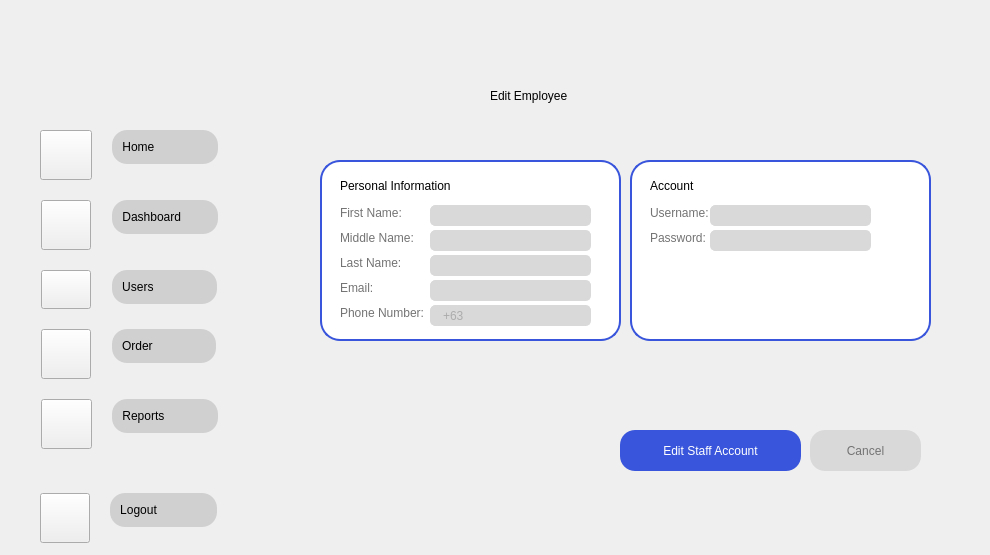
    <widget class="QWidget" name="EditStaff">
     <property name="styleSheet">
      <string notr="true">#EditStaff{
border-image: url(&quot;:/images/4.png&quot;) 0 0 0 0 stretch stretch;
background-repeat: (no-repeat);
backkground-position: (fixed);

}
#QLabel{
font-family: &quot;Fredoka&quot;;
font-size: 20px;
}</string>
     </property>
     <widget class="QLabel" name="PI_6">
      <property name="geometry">
       <rect>
        <x>650</x>
        <y>170</y>
        <width>181</width>
        <height>31</height>
       </rect>
      </property>
      <property name="text">
       <string>Account</string>
      </property>
     </widget>
     <widget class="QLineEdit" name="lineEdit_17">
      <property name="geometry">
       <rect>
        <x>430</x>
        <y>280</y>
        <width>161</width>
        <height>21</height>
       </rect>
      </property>
      <property name="styleSheet">
       <string notr="true">QLineEdit {
    background-color: #d9d9d9; /* Light gray background color */
	color:   gray;
    border: 1px solid #d9d9d9; /* Subtle border */
    border-radius: 5px; /* Adjust this value for desired roundness */
    padding-left: 10px; /* Important: Add padding to make space for the icon */
    padding-right: 10px; /* Optional: Add some padding on the right side */
}</string>
      </property>
      <property name="maxLength">
       <number>32</number>
      </property>
     </widget>
     <widget class="QWidget" name="verticalLayoutWidget_24">
      <property name="geometry">
       <rect>
        <x>30</x>
        <y>130</y>
        <width>241</width>
        <height>323</height>
       </rect>
      </property>
      <layout class="QVBoxLayout" name="verticalLayout_82">
       <property name="spacing">
        <number>1</number>
       </property>
       <property name="sizeConstraint">
        <enum>QLayout::SetFixedSize</enum>
       </property>
       <item>
        <layout class="QFormLayout" name="formLayout_26">
         <property name="sizeConstraint">
          <enum>QLayout::SetDefaultConstraint</enum>
         </property>
         <property name="fieldGrowthPolicy">
          <enum>QFormLayout::FieldsStayAtSizeHint</enum>
         </property>
         <property name="rowWrapPolicy">
          <enum>QFormLayout::WrapLongRows</enum>
         </property>
         <property name="labelAlignment">
          <set>Qt::AlignCenter</set>
         </property>
         <property name="formAlignment">
          <set>Qt::AlignLeading|Qt::AlignLeft|Qt::AlignVCenter</set>
         </property>
         <property name="horizontalSpacing">
          <number>20</number>
         </property>
         <property name="verticalSpacing">
          <number>20</number>
         </property>
         <property name="leftMargin">
          <number>10</number>
         </property>
         <property name="topMargin">
          <number>0</number>
         </property>
         <property name="bottomMargin">
          <number>0</number>
         </property>
         <item row="0" column="0">
          <widget class="QPushButton" name="h2_9">
           <property name="styleSheet">
            <string notr="true">QPushButton{
border-image: url(&quot;:/Icons/Home.png&quot;) 0 0 0 0 stretch stretch;
background-repeat: no-repeat;
 width: 44px;
    height: 42px;

}</string>
           </property>
           <property name="text">
            <string/>
           </property>
          </widget>
         </item>
         <item row="0" column="1">
          <layout class="QVBoxLayout" name="verticalLayout_83">
           <item>
            <widget class="QPushButton" name="Homebut_10">
             <property name="styleSheet">
              <string notr="true">QPushButton {
            background-color: #D0D0D0;
			border-style: outset;
			 padding: 10px;
            border-radius: 15px; /* Adjust this value for desired roundness */
            border-color: #D0D0D0; /* Example border color */
				
}

QPushButton:hover {
    background-color: #D9d9d9; /* Color when the mouse hovers over it */
	padding: 10px;
            border-radius: 15px; /* Adjust this value for desired roundness */
}
QPushButton:pressed {
    background-color: #797979; /* Color when the button is clicked down */
	padding: 10px;
            border-radius: 15px; /* Adjust this value for desired roundness */
}</string>
             </property>
             <property name="text">
              <string>Home                </string>
             </property>
             <property name="shortcut">
              <string/>
             </property>
             <property name="autoDefault">
              <bool>false</bool>
             </property>
             <property name="default">
              <bool>false</bool>
             </property>
             <property name="flat">
              <bool>true</bool>
             </property>
            </widget>
           </item>
          </layout>
         </item>
         <item row="1" column="0">
          <widget class="QPushButton" name="db2_9">
           <property name="styleSheet">
            <string notr="true">QPushButton{
border-image: url(&quot;:/Icons/DashB.png&quot;) 0 0 0 0 stretch stretch;
background-repeat: no-repeat;
 width: 42px;
    height: 42px;

}</string>
           </property>
           <property name="text">
            <string/>
           </property>
          </widget>
         </item>
         <item row="1" column="1">
          <layout class="QVBoxLayout" name="verticalLayout_84">
           <item>
            <widget class="QPushButton" name="Dashbut_10">
             <property name="styleSheet">
              <string notr="true">QPushButton {
            background-color: #D0D0D0;
			border-style: outset;
			 padding: 10px;
            border-radius: 15px; /* Adjust this value for desired roundness */
            border-color: #D0D0D0; /* Example border color */
				
}

QPushButton:hover {
    background-color: #D9d9d9; /* Color when the mouse hovers over it */
	padding: 10px;
            border-radius: 15px; /* Adjust this value for desired roundness */
}
QPushButton:pressed {
    background-color: #797979; /* Color when the button is clicked down */
	padding: 10px;
            border-radius: 15px; /* Adjust this value for desired roundness */
}</string>
             </property>
             <property name="text">
              <string>Dashboard        </string>
             </property>
             <property name="autoDefault">
              <bool>false</bool>
             </property>
             <property name="default">
              <bool>false</bool>
             </property>
             <property name="flat">
              <bool>false</bool>
             </property>
            </widget>
           </item>
          </layout>
         </item>
         <item row="2" column="0">
          <widget class="QPushButton" name="u2_9">
           <property name="styleSheet">
            <string notr="true">QPushButton{
border-image: url(&quot;:/Icons/User.png&quot;) 0 0 0 0 stretch stretch;
background-repeat: no-repeat;
 width: 42px;
    height: 31px;

}</string>
           </property>
           <property name="text">
            <string/>
           </property>
          </widget>
         </item>
         <item row="2" column="1">
          <layout class="QVBoxLayout" name="verticalLayout_93">
           <item>
            <widget class="QPushButton" name="Userbut_10">
             <property name="styleSheet">
              <string notr="true">QPushButton {
            background-color: #D0D0D0;
			border-style: outset;
			 padding: 10px;
            border-radius: 15px; /* Adjust this value for desired roundness */
            border-color: #D0D0D0; /* Example border color */
				
}

QPushButton:hover {
    background-color: #D9d9d9; /* Color when the mouse hovers over it */
	padding: 10px;
            border-radius: 15px; /* Adjust this value for desired roundness */
}
QPushButton:pressed {
    background-color: #797979; /* Color when the button is clicked down */
	padding: 10px;
            border-radius: 15px; /* Adjust this value for desired roundness */
}</string>
             </property>
             <property name="text">
              <string>Users                </string>
             </property>
             <property name="autoDefault">
              <bool>false</bool>
             </property>
             <property name="default">
              <bool>false</bool>
             </property>
             <property name="flat">
              <bool>false</bool>
             </property>
            </widget>
           </item>
          </layout>
         </item>
         <item row="4" column="0">
          <widget class="QPushButton" name="r2_9">
           <property name="styleSheet">
            <string notr="true">QPushButton{
border-image: url(&quot;:/Icons/Transa.png&quot;) 0 0 0 0 stretch stretch;
background-repeat: no-repeat;
 width: 43px;
    height: 42px;

}</string>
           </property>
           <property name="text">
            <string/>
           </property>
          </widget>
         </item>
         <item row="4" column="1">
          <layout class="QVBoxLayout" name="verticalLayout_94">
           <item>
            <widget class="QPushButton" name="Reportbut_10">
             <property name="styleSheet">
              <string notr="true">QPushButton {
            background-color: #D0D0D0;
			border-style: outset;
			 padding: 10px;
            border-radius: 15px; /* Adjust this value for desired roundness */
            border-color: #D0D0D0; /* Example border color */
				
}

QPushButton:hover {
    background-color: #D9d9d9; /* Color when the mouse hovers over it */
	padding: 10px;
            border-radius: 15px; /* Adjust this value for desired roundness */
}
QPushButton:pressed {
    background-color: #797979; /* Color when the button is clicked down */
	padding: 10px;
            border-radius: 15px; /* Adjust this value for desired roundness */
}</string>
             </property>
             <property name="text">
              <string>Reports             </string>
             </property>
             <property name="autoDefault">
              <bool>false</bool>
             </property>
             <property name="default">
              <bool>false</bool>
             </property>
             <property name="flat">
              <bool>false</bool>
             </property>
            </widget>
           </item>
          </layout>
         </item>
         <item row="3" column="1">
          <layout class="QVBoxLayout" name="verticalLayout_95">
           <item>
            <widget class="QPushButton" name="Orderbut_10">
             <property name="styleSheet">
              <string notr="true">QPushButton {
            background-color: #D0D0D0;
			border-style: outset;
			 padding: 10px;
            border-radius: 15px; /* Adjust this value for desired roundness */
            border-color: #D0D0D0; /* Example border color */
				
}

QPushButton:hover {
    background-color: #D9d9d9; /* Color when the mouse hovers over it */
	padding: 10px;
            border-radius: 15px; /* Adjust this value for desired roundness */
}
QPushButton:pressed {
    background-color: #797979; /* Color when the button is clicked down */
	padding: 10px;
            border-radius: 15px; /* Adjust this value for desired roundness */
}</string>
             </property>
             <property name="text">
              <string>Order                </string>
             </property>
             <property name="autoDefault">
              <bool>false</bool>
             </property>
             <property name="default">
              <bool>false</bool>
             </property>
             <property name="flat">
              <bool>false</bool>
             </property>
            </widget>
           </item>
          </layout>
         </item>
         <item row="3" column="0">
          <widget class="QPushButton" name="o2_9">
           <property name="styleSheet">
            <string notr="true">QPushButton{
border-image: url(&quot;:/Icons/Ordernowbg.png&quot;) 0 0 0 0 stretch stretch;
background-repeat: no-repeat;
 width: 42px;
    height: 42px;

}</string>
           </property>
           <property name="text">
            <string/>
           </property>
           <property name="autoRepeat">
            <bool>false</bool>
           </property>
           <property name="flat">
            <bool>false</bool>
           </property>
          </widget>
         </item>
        </layout>
       </item>
      </layout>
     </widget>
     <widget class="QPushButton" name="crt_btn_6">
      <property name="geometry">
       <rect>
        <x>810</x>
        <y>430</y>
        <width>111</width>
        <height>41</height>
       </rect>
      </property>
      <property name="styleSheet">
       <string notr="true">QPushButton {
            background-color: #d9d9d9; /* Example background color */
            color: #737373; /* Example text color */
            border-radius: 15px; /* Adjust this value for desired roundness */
}
QPushButton:hover {
    background-color: #9c9b9b; /* Color when the mouse hovers over it */

}
QPushButton:pressed {
    background-color: #FFFFFF; /* Color when the button is clicked down */
	color: #9c9b9b;
	border-style: outset;
	border-width: 3px;
    border-radius: 15px; /* Adjust this value for desired roundness */
    border-color: #9c9b9b;
}</string>
      </property>
      <property name="text">
       <string>Cancel</string>
      </property>
     </widget>
     <widget class="QLabel" name="label_64">
      <property name="geometry">
       <rect>
        <x>650</x>
        <y>205</y>
        <width>101</width>
        <height>16</height>
       </rect>
      </property>
      <property name="text">
       <string>&lt;html&gt;&lt;head/&gt;&lt;body&gt;&lt;p&gt;&lt;span style=&quot; color:#737373;&quot;&gt;Username:&lt;/span&gt;&lt;/p&gt;&lt;/body&gt;&lt;/html&gt;</string>
      </property>
      <property name="alignment">
       <set>Qt::AlignLeading|Qt::AlignLeft|Qt::AlignVCenter</set>
      </property>
     </widget>
     <widget class="QLabel" name="label_63">
      <property name="geometry">
       <rect>
        <x>340</x>
        <y>230</y>
        <width>91</width>
        <height>16</height>
       </rect>
      </property>
      <property name="text">
       <string>&lt;html&gt;&lt;head/&gt;&lt;body&gt;&lt;p&gt;&lt;span style=&quot; color:#737373;&quot;&gt;Middle Name:&lt;/span&gt;&lt;/p&gt;&lt;/body&gt;&lt;/html&gt;</string>
      </property>
     </widget>
     <widget class="QLabel" name="fr_12">
      <property name="geometry">
       <rect>
        <x>630</x>
        <y>160</y>
        <width>301</width>
        <height>181</height>
       </rect>
      </property>
      <property name="styleSheet">
       <string notr="true">   QLabel {
       background-color: white;
       border: 2px solid #3855DB;
       border-radius: 20px;
   }</string>
      </property>
      <property name="text">
       <string/>
      </property>
     </widget>
     <widget class="QLineEdit" name="lineEdit_20">
      <property name="geometry">
       <rect>
        <x>430</x>
        <y>205</y>
        <width>161</width>
        <height>21</height>
       </rect>
      </property>
      <property name="styleSheet">
       <string notr="true">QLineEdit {
    background-color: #d9d9d9; /* Light gray background color */
	color:   gray;
    border: 1px solid #d9d9d9; /* Subtle border */
    border-radius: 5px; /* Adjust this value for desired roundness */
    padding-left: 10px; /* Important: Add padding to make space for the icon */
    padding-right: 10px; /* Optional: Add some padding on the right side */
}</string>
      </property>
      <property name="maxLength">
       <number>16</number>
      </property>
     </widget>
     <widget class="QLabel" name="label_58">
      <property name="geometry">
       <rect>
        <x>340</x>
        <y>280</y>
        <width>91</width>
        <height>16</height>
       </rect>
      </property>
      <property name="text">
       <string>&lt;html&gt;&lt;head/&gt;&lt;body&gt;&lt;p&gt;&lt;span style=&quot; color:#737373;&quot;&gt;Email:&lt;/span&gt;&lt;/p&gt;&lt;/body&gt;&lt;/html&gt;</string>
      </property>
     </widget>
     <widget class="QLabel" name="ok_9">
      <property name="geometry">
       <rect>
        <x>490</x>
        <y>60</y>
        <width>491</width>
        <height>71</height>
       </rect>
      </property>
      <property name="text">
       <string>Edit Employee</string>
      </property>
     </widget>
     <widget class="QLabel" name="fr_11">
      <property name="geometry">
       <rect>
        <x>320</x>
        <y>160</y>
        <width>301</width>
        <height>181</height>
       </rect>
      </property>
      <property name="styleSheet">
       <string notr="true">   QLabel {
       background-color: white;
       border: 2px solid #3855DB;
       border-radius: 20px;
   }</string>
      </property>
      <property name="text">
       <string/>
      </property>
     </widget>
     <widget class="QLineEdit" name="lineEdit_22">
      <property name="geometry">
       <rect>
        <x>430</x>
        <y>305</y>
        <width>161</width>
        <height>21</height>
       </rect>
      </property>
      <property name="styleSheet">
       <string notr="true">QLineEdit {
    background-color: #d9d9d9; /* Light gray background color */
	color:   gray;
    border: 1px solid #d9d9d9; /* Subtle border */
    border-radius: 5px; /* Adjust this value for desired roundness */
    padding-left: 10px; /* Important: Add padding to make space for the icon */
    padding-right: 10px; /* Optional: Add some padding on the right side */
}</string>
      </property>
      <property name="maxLength">
       <number>11</number>
      </property>
      <property name="placeholderText">
       <string>+63</string>
      </property>
     </widget>
     <widget class="QLabel" name="label_59">
      <property name="geometry">
       <rect>
        <x>340</x>
        <y>205</y>
        <width>91</width>
        <height>16</height>
       </rect>
      </property>
      <property name="text">
       <string>&lt;html&gt;&lt;head/&gt;&lt;body&gt;&lt;p&gt;&lt;span style=&quot; color:#737373;&quot;&gt;First Name:&lt;/span&gt;&lt;/p&gt;&lt;/body&gt;&lt;/html&gt;</string>
      </property>
     </widget>
     <widget class="QLabel" name="PI_5">
      <property name="geometry">
       <rect>
        <x>340</x>
        <y>175</y>
        <width>181</width>
        <height>21</height>
       </rect>
      </property>
      <property name="text">
       <string>Personal Information</string>
      </property>
     </widget>
     <widget class="QLabel" name="label_62">
      <property name="geometry">
       <rect>
        <x>340</x>
        <y>255</y>
        <width>91</width>
        <height>16</height>
       </rect>
      </property>
      <property name="text">
       <string>&lt;html&gt;&lt;head/&gt;&lt;body&gt;&lt;p&gt;&lt;span style=&quot; color:#737373;&quot;&gt;Last Name:&lt;/span&gt;&lt;/p&gt;&lt;/body&gt;&lt;/html&gt;</string>
      </property>
     </widget>
     <widget class="QLineEdit" name="lineEdit_19">
      <property name="geometry">
       <rect>
        <x>430</x>
        <y>255</y>
        <width>161</width>
        <height>21</height>
       </rect>
      </property>
      <property name="styleSheet">
       <string notr="true">QLineEdit {
    background-color: #d9d9d9; /* Light gray background color */
	color:   gray;
    border: 1px solid #d9d9d9; /* Subtle border */
    border-radius: 5px; /* Adjust this value for desired roundness */
    padding-left: 10px; /* Important: Add padding to make space for the icon */
    padding-right: 10px; /* Optional: Add some padding on the right side */
}</string>
      </property>
      <property name="maxLength">
       <number>16</number>
      </property>
     </widget>
     <widget class="QWidget" name="verticalLayoutWidget_23">
      <property name="geometry">
       <rect>
        <x>30</x>
        <y>490</y>
        <width>241</width>
        <height>56</height>
       </rect>
      </property>
      <layout class="QVBoxLayout" name="verticalLayout_80">
       <item>
        <layout class="QFormLayout" name="formLayout_25">
         <property name="fieldGrowthPolicy">
          <enum>QFormLayout::FieldsStayAtSizeHint</enum>
         </property>
         <property name="rowWrapPolicy">
          <enum>QFormLayout::WrapLongRows</enum>
         </property>
         <property name="labelAlignment">
          <set>Qt::AlignCenter</set>
         </property>
         <property name="formAlignment">
          <set>Qt::AlignLeading|Qt::AlignLeft|Qt::AlignVCenter</set>
         </property>
         <property name="horizontalSpacing">
          <number>20</number>
         </property>
         <property name="verticalSpacing">
          <number>20</number>
         </property>
         <property name="leftMargin">
          <number>10</number>
         </property>
         <item row="0" column="0">
          <widget class="QPushButton" name="s2_9">
           <property name="styleSheet">
            <string notr="true">QPushButton{
border-image: url(&quot;:/Icons/Profilenowhite.png&quot;) 0 0 0 0 stretch stretch;
background-repeat: no-repeat;
 width: 42px;
    height: 42px;

}</string>
           </property>
           <property name="text">
            <string/>
           </property>
          </widget>
         </item>
         <item row="0" column="1">
          <layout class="QVBoxLayout" name="verticalLayout_81">
           <item>
            <widget class="QPushButton" name="Settbut_10">
             <property name="styleSheet">
              <string notr="true">QPushButton {
            background-color: #D0D0D0;
			border-style: outset;
			 padding: 10px;
            border-radius: 15px; /* Adjust this value for desired roundness */
            border-color: #D0D0D0; /* Example border color */
				
}

QPushButton:hover {
    background-color: #D9d9d9; /* Color when the mouse hovers over it */
	padding: 10px;
            border-radius: 15px; /* Adjust this value for desired roundness */
}
QPushButton:pressed {
    background-color: #797979; /* Color when the button is clicked down */
	padding: 10px;
            border-radius: 15px; /* Adjust this value for desired roundness */
}</string>
             </property>
             <property name="text">
              <string>Logout               </string>
             </property>
             <property name="autoDefault">
              <bool>false</bool>
             </property>
             <property name="default">
              <bool>false</bool>
             </property>
             <property name="flat">
              <bool>false</bool>
             </property>
            </widget>
           </item>
          </layout>
         </item>
        </layout>
       </item>
      </layout>
     </widget>
     <widget class="QPushButton" name="crt_btn_5">
      <property name="geometry">
       <rect>
        <x>620</x>
        <y>430</y>
        <width>181</width>
        <height>41</height>
       </rect>
      </property>
      <property name="styleSheet">
       <string notr="true">QPushButton {
            background-color: #3855DB; /* Example background color */
            color: White; /* Example text color */
            border-radius: 15px; /* Adjust this value for desired roundness */
}
QPushButton:hover {
    background-color: #2746C3; /* Color when the mouse hovers over it */

}
QPushButton:pressed {
    background-color: #FFFFFF; /* Color when the button is clicked down */
	color: #3855DB;
	border-style: outset;
	border-width: 3px;
    border-radius: 15px; /* Adjust this value for desired roundness */
    border-color: #2746C3;
}</string>
      </property>
      <property name="text">
       <string>Edit Staff Account</string>
      </property>
     </widget>
     <widget class="QLineEdit" name="lineEdit_21">
      <property name="geometry">
       <rect>
        <x>710</x>
        <y>205</y>
        <width>161</width>
        <height>21</height>
       </rect>
      </property>
      <property name="styleSheet">
       <string notr="true">QLineEdit {
    background-color: #d9d9d9; /* Light gray background color */
	color:   gray;
    border: 1px solid #d9d9d9; /* Subtle border */
    border-radius: 5px; /* Adjust this value for desired roundness */
    padding-left: 10px; /* Important: Add padding to make space for the icon */
    padding-right: 10px; /* Optional: Add some padding on the right side */
}</string>
      </property>
      <property name="maxLength">
       <number>16</number>
      </property>
     </widget>
     <widget class="QLineEdit" name="lineEdit_23">
      <property name="geometry">
       <rect>
        <x>430</x>
        <y>230</y>
        <width>161</width>
        <height>21</height>
       </rect>
      </property>
      <property name="styleSheet">
       <string notr="true">QLineEdit {
    background-color: #d9d9d9; /* Light gray background color */
	color:   gray;
    border: 1px solid #d9d9d9; /* Subtle border */
    border-radius: 5px; /* Adjust this value for desired roundness */
    padding-left: 10px; /* Important: Add padding to make space for the icon */
    padding-right: 10px; /* Optional: Add some padding on the right side */
}</string>
      </property>
      <property name="maxLength">
       <number>16</number>
      </property>
     </widget>
     <widget class="QLabel" name="label_60">
      <property name="geometry">
       <rect>
        <x>650</x>
        <y>230</y>
        <width>71</width>
        <height>16</height>
       </rect>
      </property>
      <property name="text">
       <string>&lt;html&gt;&lt;head/&gt;&lt;body&gt;&lt;p&gt;&lt;span style=&quot; color:#737373;&quot;&gt;Password:&lt;/span&gt;&lt;/p&gt;&lt;/body&gt;&lt;/html&gt;</string>
      </property>
      <property name="alignment">
       <set>Qt::AlignLeading|Qt::AlignLeft|Qt::AlignVCenter</set>
      </property>
     </widget>
     <widget class="QLineEdit" name="lineEdit_18">
      <property name="geometry">
       <rect>
        <x>710</x>
        <y>230</y>
        <width>161</width>
        <height>21</height>
       </rect>
      </property>
      <property name="styleSheet">
       <string notr="true">QLineEdit {
    background-color: #d9d9d9; /* Light gray background color */
	color:   gray;
    border: 1px solid #d9d9d9; /* Subtle border */
    border-radius: 5px; /* Adjust this value for desired roundness */
    padding-left: 10px; /* Important: Add padding to make space for the icon */
    padding-right: 10px; /* Optional: Add some padding on the right side */
}</string>
      </property>
      <property name="text">
       <string/>
      </property>
      <property name="maxLength">
       <number>16</number>
      </property>
     </widget>
     <widget class="QLabel" name="label_61">
      <property name="geometry">
       <rect>
        <x>340</x>
        <y>305</y>
        <width>91</width>
        <height>16</height>
       </rect>
      </property>
      <property name="text">
       <string>&lt;html&gt;&lt;head/&gt;&lt;body&gt;&lt;p&gt;&lt;span style=&quot; color:#737373;&quot;&gt;Phone Number:&lt;/span&gt;&lt;/p&gt;&lt;/body&gt;&lt;/html&gt;</string>
      </property>
     </widget>
     <zorder>fr_12</zorder>
     <zorder>fr_11</zorder>
     <zorder>PI_6</zorder>
     <zorder>lineEdit_17</zorder>
     <zorder>verticalLayoutWidget_24</zorder>
     <zorder>crt_btn_6</zorder>
     <zorder>label_64</zorder>
     <zorder>label_63</zorder>
     <zorder>lineEdit_20</zorder>
     <zorder>label_58</zorder>
     <zorder>ok_9</zorder>
     <zorder>lineEdit_22</zorder>
     <zorder>label_59</zorder>
     <zorder>PI_5</zorder>
     <zorder>label_62</zorder>
     <zorder>lineEdit_19</zorder>
     <zorder>verticalLayoutWidget_23</zorder>
     <zorder>crt_btn_5</zorder>
     <zorder>lineEdit_21</zorder>
     <zorder>lineEdit_23</zorder>
     <zorder>label_60</zorder>
     <zorder>lineEdit_18</zorder>
     <zorder>label_61</zorder>
    </widget>
